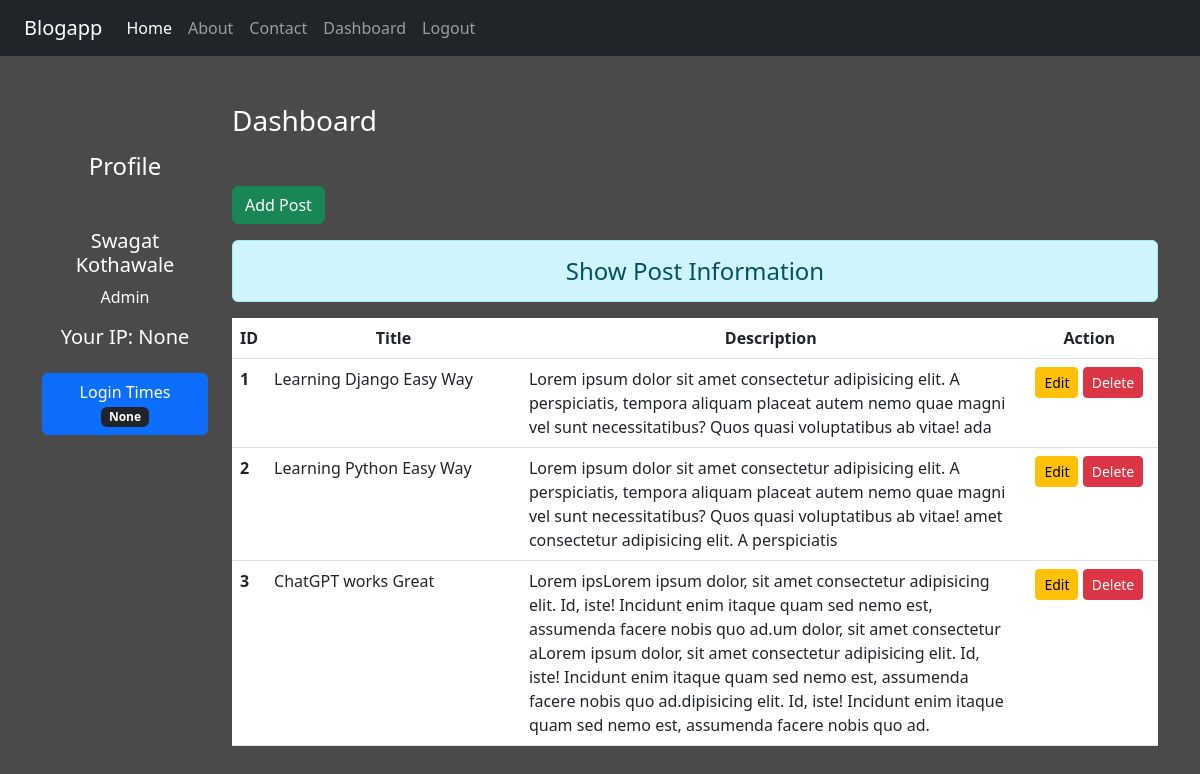
The page /dashboard/ (signed in) on the database its author committed.
### blogapp/models.py (models this page shows)
class Post(models.Model):
    title = models.CharField(max_length=150)
    desc = models.TextField()

### blogapp/views.py (the view)
# urls.py: path('dashboard/',views.dashboard,name="dashboard"),
def dashboard(request):
    if request.user.is_authenticated:
        post = Post.objects.all()
        user = request.user
        full_name = user.get_full_name()
        gps = user.groups.all()
        ip= request.session.get('ip',0)
        ct = cache.get('count',version=user.pk)
        return render(request, "blogapp/dashboard.html", {"posts": post,'full_name':full_name,'groups':gps,'ip':ip ,'ct':ct})
    else:
        return HttpResponseRedirect("login")

### blogapp/templates/blogapp/dashboard.html (shortened to what this page needs)
{% extends 'blogapp/base.html' %}
{% load static %}
{% block side %}
<div class="col-sm-2 text-white my-5 text-center">
   <h4 class="my-5">Profile</h4>
   <h5>{{full_name}}</h5>
   {% for group in groups %}
    <p>{{group.name}}</p>
   {% endfor %}
   <h5 class="mt-3">Your IP: {{ip}}</h5>
   <button type="button" class="btn btn-primary mt-3">Login Times <span class="badge bg-dark">{{ct}}</span></button>
</div>
{% endblock side %}
{% block content %}
 <div class="col-sm-10">
    <h3 class="text-white my-5">Dashboard</h3>
    <a href="{% url 'addpost' %}" class="btn btn-success">Add Post</a>
   <h4 class="text-center alert alert-info mt-3">Show Post Information</h4>
   {% if posts %}
    <table class="table table-hover bg-white">
      <thead>
         <tr class="text-center">
            <th scope="col" style="width: 2%">ID</th>
            <th scope="col" style="width: 28%">Title</th>
            <th scope="col" style="width: 55%">Description</th>
            <th scope="col" style="width: 15%">Action</th>
         </tr>
      </thead>
      <tbody>
         {% for post in posts %}
          <tr>
            <th scope="row">{{post.id}}</th>
            <td>{{post.title}}</td>
            <td>{{post.desc}}</td>
            <td class="text-center"> <a href="{% url 'updatepost' post.id %}"class="btn btn-warning btn-sm">Edit</a>
               {% if perms.blogapp.delete_post %}
               <form action="{% url 'deletepost' post.id %}" method="POST" class="d-inline">
                   <input type="submit" class="btn btn-danger btn-sm" value="Delete">
               </form>
               {% endif %}
            </td>
          </tr>
         {% endfor %}
      </tbody>
    </table>
    {% else %}
    <h4 class="text-center alert alert-warning">No Records</h4>
   {% endif %}
 </div>
{% endblock content %}

### blogapp/static/blogapp/css/style.css (style rules this page uses)
body { background-color: rgb(75, 74, 74); color: antiquewhite; }

### rows shown on the page
Post: id "1", title "Learning Django Easy Way", desc "Lorem ipsum dolor sit amet consectetur adipisicing elit. A perspiciatis, tempora aliquam placeat autem nemo quae magni vel sunt necessitatibus? Quos quasi voluptatibus ab vitae! ada"
Post: id "2", title "Learning Python Easy Way", desc "Lorem ipsum dolor sit amet consectetur adipisicing elit. A perspiciatis, tempora aliquam placeat autem nemo quae magni vel sunt necessitatibus? Quos quasi voluptatibus ab vitae! amet consectetur adipisicing elit. A perspiciatis"
Post: id "3", title "ChatGPT works Great", desc "Lorem ipsLorem ipsum dolor, sit amet consectetur adipisicing elit. Id, iste! Incidunt enim itaque quam sed nemo est, assumenda facere nobis quo ad.um dolor, sit amet consectetur aLorem ipsum dolor, sit amet consectetur adipisicing elit. Id, iste! Incidunt enim itaque quam sed nemo est, assumenda facere nobis quo ad.dipisicing elit. Id, iste! Incidunt enim itaque quam sed nemo est, assumenda facere nobis quo ad."

### other values the page prints
{{ full_name }} "Swagat Kothawale"
{{ group.name }} "Admin"
{{ ip }} "None"
{{ ct }} "None"
